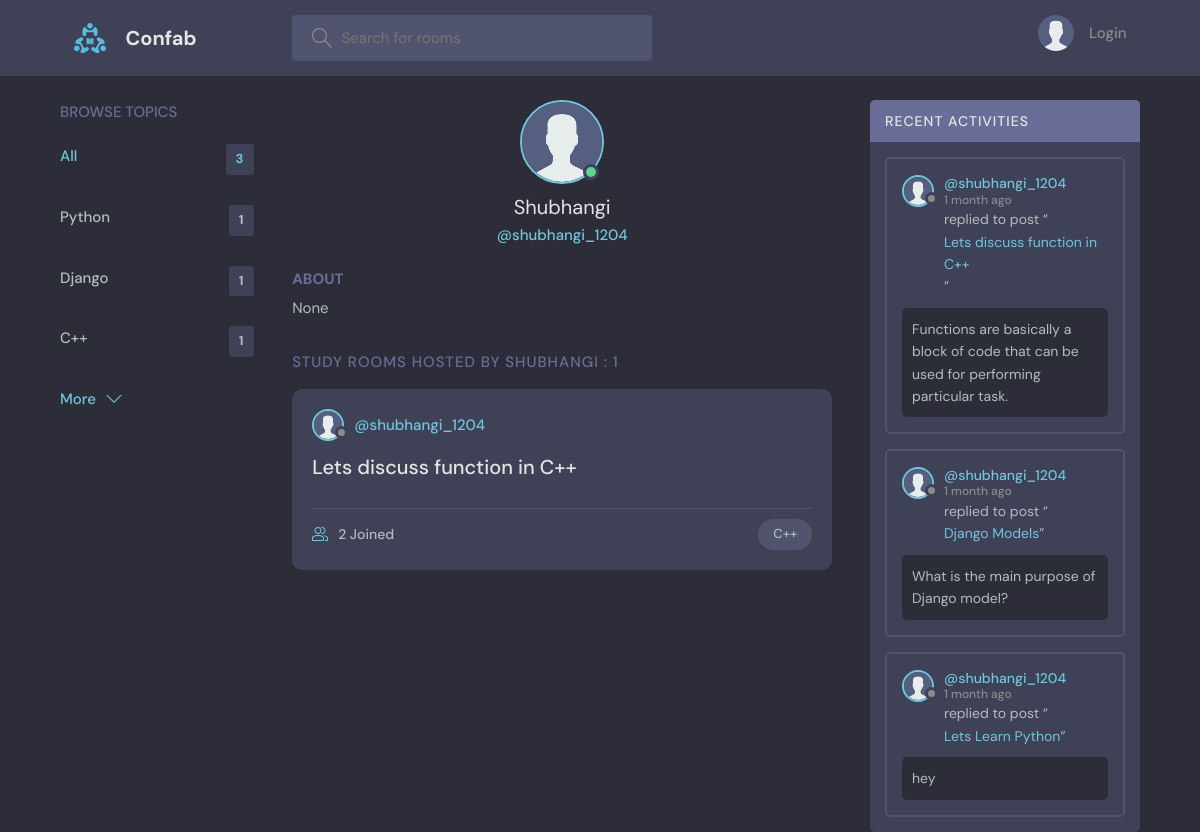
The app's page /profile/2/ with its own data.
### base/models.py (models this page shows, shortened)
class Topic(models.Model):
    name = models.CharField(max_length=200)

class User(AbstractUser):
    name = models.CharField(max_length=50, null=True)
    email = models.EmailField(unique=True, null=True)
    bio = models.TextField(null=True)
    avatar = models.ImageField(null=True, default="avatar.svg")
    url_fb = models.URLField(null=True, blank=True, verbose_name='Url-Facebook')
    url_insta = models.URLField(null=True, blank=True, verbose_name='Url-Instagram')
    url_linkedin = models.URLField(null=True, blank=True, verbose_name='Url-Linkedin')
    url_git = models.URLField(null=True, blank=True, verbose_name='Url-GitHub')
    USERNAME_FIELD = 'email'
    REQUIRED_FIELDS = []

class Room(models.Model):
    host = models.ForeignKey(User, on_delete=models.SET_NULL, null=True)
    topic = models.ForeignKey(Topic, on_delete=models.SET_NULL, null=True)
    name = models.CharField(max_length=200)
    description = models.TextField(null=True, blank=True)
    participants = models.ManyToManyField(User, related_name='participants', blank=True)
    updated = models.DateTimeField(auto_now=True)
    created = models.DateTimeField(auto_now_add=True)
    class Meta:
        ordering = ['-updated', '-created']
    def __str__(self) -> str:
        return self.name

class Message(models.Model):
    user = models.ForeignKey(User, on_delete=models.CASCADE)
    room = models.ForeignKey(Room, on_delete=models.CASCADE)
    body = models.TextField()
    updated = models.DateTimeField(auto_now=True)
    created = models.DateTimeField(auto_now_add=True)
    class Meta:
        ordering = ['-updated', '-created']

### base/views.py (the view)
# urls.py: path('profile/<str:pk>/', views.userProfile, name='user-profile'),
def userProfile(request, pk):
    user = User.objects.get(id=pk)
    rooms = user.room_set.all()
    room_messages = user.message_set.all()
    topics = Topic.objects.all()
    context = {'user': user, 'rooms': rooms, 'room_messages': room_messages, 'topics': topics}
    return render(request, 'base/profile.html', context)

### base/templates/base/profile.html (shortened to what this page needs)
{% extends 'main.html' %}
{% load static %}
{% block content %}
  <main class="profile-page layout layout--3">
    <div class="container">
      {% include 'base/topics_component.html' %}
      <div class="roomList">
        <div class="profile">
          <div class="profile__avatar">
            <div class="avatar avatar--large active">
              <img src="{{user.avatar.url}}" />
            </div>
          </div>
          <div class="profile__info">
            <h3>{{user.name}}</h3>
            <p>@{{user.username}}</p>
          </div>
          <div class="profile__about">
            <h3>About</h3>
            <p>
              {{user.bio}}
            </p>
          </div>
        </div>
        <div class="roomList__header">
          <div>
            <h2>Study Rooms Hosted by {{user.name}} : {{rooms.count}} </a>
            </h2>
          </div>
        </div>
        {% include 'base/feed_component.html' %}
      </div>
      {% include 'base/activity_component.html' %}
    </div>
  </main>
{% endblock content %}

### base/templates/base/topics_component.html
<div class="topics">
  <div class="topics__header">
    <h2>Browse Topics</h2>
  </div>
  <ul class="topics__list">
    <li>
      <a href="{% url 'home' %}" class="active">All <span>{{topics.count}}</span></a>
    </li>
    {% for topic in topics %}
    <li>
      <a href="{% url 'home' %}?q={{topic.name}}">{{topic.name}}<span>{{topic.room_set.all.count}}</span></a>
    </li>
    {% endfor %}
  </ul>
  <a class="btn btn--link" href="{% url 'topics' %}">
    More
    <svg version="1.1" xmlns="http://www.w3.org/2000/svg" width="32" height="32" viewBox="0 0 32 32">
      <title>chevron-down</title>
      <path d="M16 21l-13-13h-3l16 16 16-16h-3l-13 13z"></path>
    </svg>
  </a>
</div>

### base/templates/base/feed_component.html (shortened to what this page needs)
{% for room in rooms %}
<div class="roomListRoom">
  <div class="roomListRoom__header">
    <a
      href="{% url 'user-profile' room.host.id %}"
      class="roomListRoom__author"
    >
      <div class="avatar avatar--small">
        <img src="{{room.host.avatar.url}}" />
      </div>
      <span>@{{room.host.username}}</span>
    </a>
  </div>
  <div class="roomListRoom__content">
    <a href="{% url 'room' room.id %}">{{room.name}}</a>
  </div>
  <div class="roomListRoom__meta">
    <a href="{% url 'room' room.id %}" class="roomListRoom__joined">
      {{room.participants.all.count}} Joined
    </a>
    <p class="roomListRoom__topic">{{room.topic.name}}</p>
  </div>
</div>
{% endfor %}

### base/templates/base/activity_component.html (shortened to what this page needs)
<div class="activities">
  <div class="activities__header">
    <h2>Recent Activities</h2>
  </div>
  {% for message in room_messages%}
  <div class="activities__box">
    <div class="activities__boxHeader roomListRoom__header">
      <a
        href="{% url 'user-profile' message.user.id %}"
        class="roomListRoom__author"
      >
        <div class="avatar avatar--small">
          <img src="{{message.user.avatar.url}}" />
        </div>
        <p>
          @{{message.user.username}}
          <span>{{message.created|timesince}} ago</span>
        </p>
      </a>
    </div>
    <div class="activities__boxContent">
      <p>
        replied to post “<a href="{% url 'room' message.room.id %}"
          >{{message.room}}</a
        >”
      </p>
      <div class="activities__boxRoomContent">{{message.body}}</div>
    </div>
  </div>
  {% endfor %}
</div>

### records on screen
Topic: name "Python", room_set.all.count "1"
Topic: name "Django", room_set.all.count "1"
Topic: name "C++", room_set.all.count "1"
User: avatar (placeholder picture), name "Shubhangi", username "shubhangi_1204", bio "None", name "SHUBHANGI", count "1"
Room: host.avatar (placeholder picture), host.username "shubhangi_1204", name "Lets discuss function in C++", participants.all.count "2", topic.name "C++"
Message: user.avatar (placeholder picture), user.username "shubhangi_1204", created "1 month", room "Lets discuss function in C++", body "Functions are basically a block of code that can be used for performing particular task."
Message: user.avatar (placeholder picture), user.username "shubhangi_1204", created "1 month", room "Django Models", body "What is the main purpose of Django model?"
Message: user.avatar (placeholder picture), user.username "shubhangi_1204", created "1 month", room "Lets Learn Python", body "hey"

### other values on screen
{{ topics.count }} "3"
